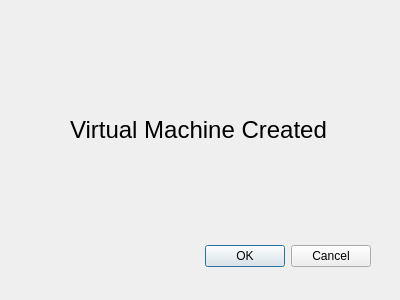
<?xml version="1.0" encoding="UTF-8"?>
<ui version="4.0">
 <class>Dialog</class>
 <widget class="QDialog" name="Dialog">
  <property name="geometry">
   <rect>
    <x>0</x>
    <y>0</y>
    <width>400</width>
    <height>300</height>
   </rect>
  </property>
  <property name="windowTitle">
   <string>Dialog</string>
  </property>
  <widget class="QDialogButtonBox" name="buttonBox">
   <property name="geometry">
    <rect>
     <x>30</x>
     <y>240</y>
     <width>341</width>
     <height>32</height>
    </rect>
   </property>
   <property name="orientation">
    <enum>Qt::Orientation::Horizontal</enum>
   </property>
   <property name="standardButtons">
    <set>QDialogButtonBox::StandardButton::Cancel|QDialogButtonBox::StandardButton::Ok</set>
   </property>
  </widget>
  <widget class="QLabel" name="label">
   <property name="geometry">
    <rect>
     <x>70</x>
     <y>90</y>
     <width>281</width>
     <height>81</height>
    </rect>
   </property>
   <property name="text">
    <string>&lt;html&gt;&lt;head/&gt;&lt;body&gt;&lt;p&gt;&lt;span style=&quot; font-size:18pt;&quot;&gt;Virtual Machine Created&lt;/span&gt;&lt;/p&gt;&lt;/body&gt;&lt;/html&gt;</string>
   </property>
  </widget>
 </widget>
 <resources/>
 <connections>
  <connection>
   <sender>buttonBox</sender>
   <signal>accepted()</signal>
   <receiver>Dialog</receiver>
   <slot>accept()</slot>
   <hints>
    <hint type="sourcelabel">
     <x>248</x>
     <y>254</y>
    </hint>
    <hint type="destinationlabel">
     <x>157</x>
     <y>274</y>
    </hint>
   </hints>
  </connection>
  <connection>
   <sender>buttonBox</sender>
   <signal>rejected()</signal>
   <receiver>Dialog</receiver>
   <slot>reject()</slot>
   <hints>
    <hint type="sourcelabel">
     <x>316</x>
     <y>260</y>
    </hint>
    <hint type="destinationlabel">
     <x>286</x>
     <y>274</y>
    </hint>
   </hints>
  </connection>
 </connections>
</ui>
